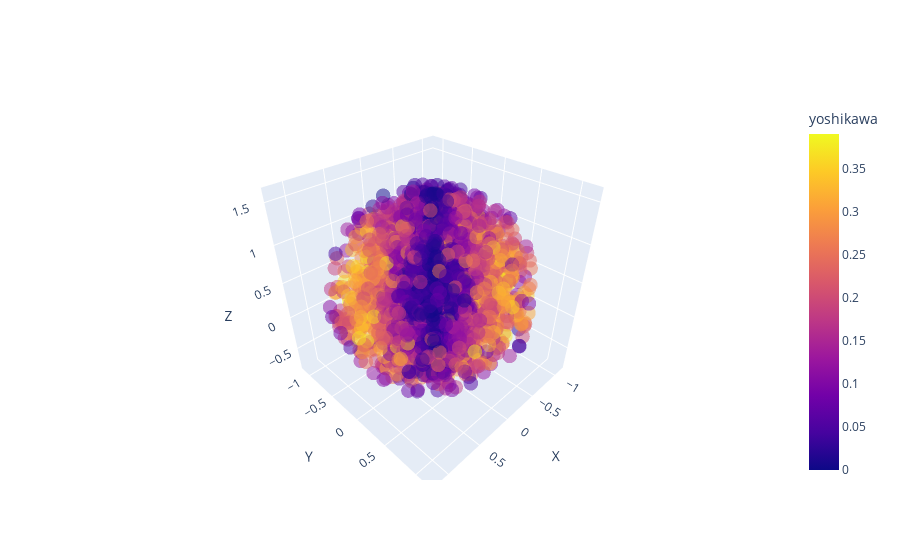

Notebook cell for this chart:
### Code cell
ws.plot(color=method, fig=go.Figure(), isShow=True, isUpdate=True)

### Figure 1 — Plotly figure (JSON) as saved in the notebook; plotly's stock layout.template omitted (floating-point values rounded to 4 significant figures; data arrays with more than 128 entries replaced by an {"elided": "..."} marker saying what was removed)
{"data": [{"marker": {"color": {"elided": "5500 float values"}, "colorbar": {"title": {"text": "yoshikawa"}}, "opacity": 0.5, "size": 5}, "mode": "markers", "type": "scatter3d", "x": {"elided": "5500 float values"}, "y": {"elided": "5500 float values"}, "z": {"elided": "5500 float values"}}], "layout": {"scene": {"xaxis": {"title": {"text": "X"}}, "yaxis": {"title": {"text": "Y"}}, "zaxis": {"title": {"text": "Z"}}}}}
